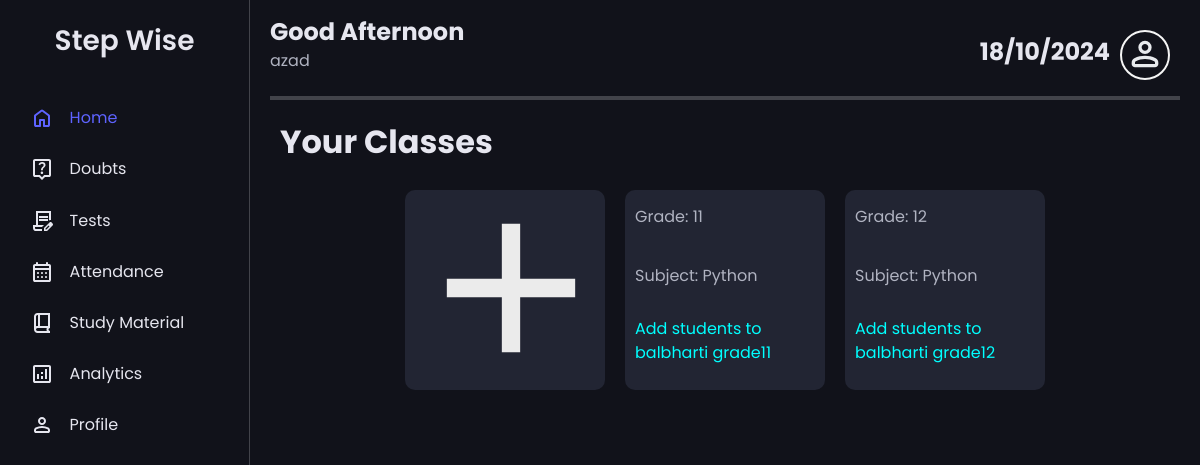
Before: /users/teacher_dashboard/ (signed in) with the older database file.
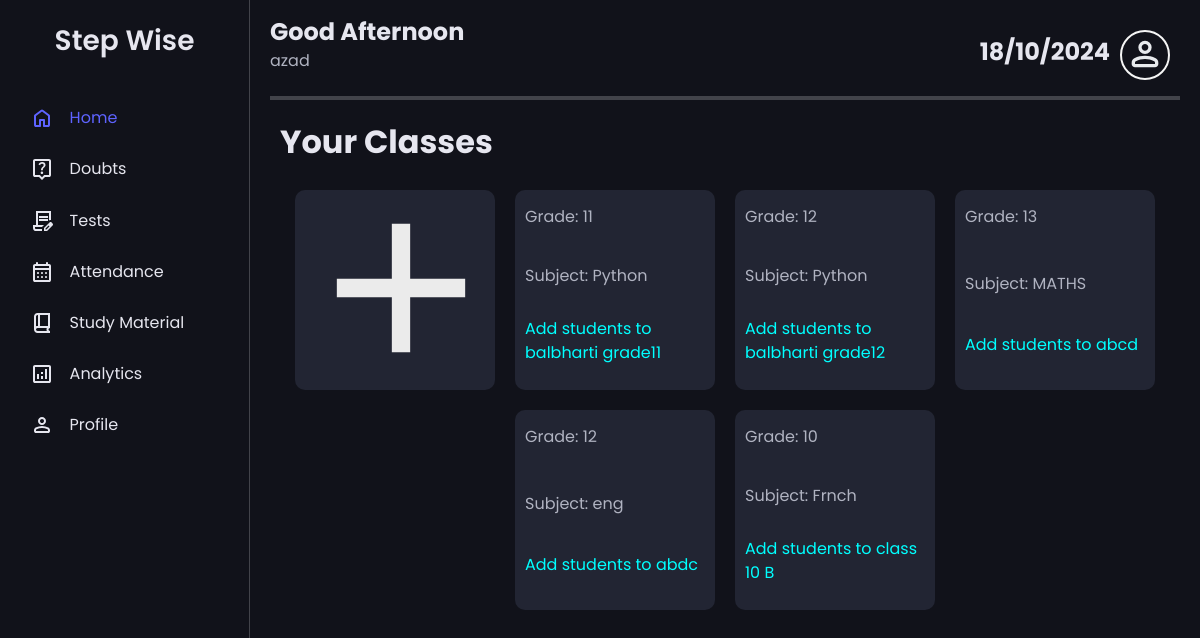
After: the same page with the newer database file.
### users/models.py (models this page shows, shortened)
class User(AbstractUser):
    is_teacher = models.BooleanField(default=False)
    is_student = models.BooleanField(default=False)
    groups = models.ManyToManyField('auth.Group', related_name='custom_user_groups', blank=True)
    user_permissions = models.ManyToManyField('auth.Permission', related_name='custom_user_permissions', blank=True)

class ClassGroup(models.Model):
    name = models.CharField(max_length=100)
    grade = models.CharField(max_length=50)
    subject = models.CharField(max_length=100)
    teacher = models.ForeignKey(TeacherProfile, on_delete=models.CASCADE, related_name='class_groups')
    students = models.ManyToManyField(StudentProfile, related_name='class_groups')
    safe_mode = models.BooleanField(default=True)
    password = models.CharField(max_length=100, blank=True, null=True)

### users/views.py (the view)
# urls.py: path('teacher_dashboard/', teacher_dashboard, name='teacher_dashboard'),
@login_required
def teacher_dashboard(request):
    if request.user.is_teacher:
        if not hasattr(request.user, 'teacherprofile'):
            TeacherProfile.objects.create(user=request.user)
        if request.method == 'POST':
            test_form = TestForm(request.POST)
            if test_form.is_valid():
                test_form.save()
                return redirect('teacher_dashboard')
            else:
                print("Form is not valid:", test_form.errors)
        else:
            test_form = TestForm()
        class_groups = request.user.teacherprofile.class_groups.all()
        tests = Test.objects.all()
        return render(request, 'teacher_dashboard.html', {
            'test_form': test_form,
            'tests': tests,
            'class_groups': class_groups
        })
    else:
        return redirect('home')

### users/templates/teacher_dashboard.html (shortened to what this page needs)
<!DOCTYPE html>
<html lang="en">
<head>
    {% load static %}
    <link rel="stylesheet" href="{% static 'css/teacher.css' %}">
</head>
<body>
    <nav id="sidebar">
        <ul>
            <li>
                <span class="logo">Step Wise</span>
            </li>
            <li class="active">
                <a href="home.html">
                    <span class="home">Home</span>
                </a>
            </li>
            <li>
                <a href="doubts.html">
                    <span class="create">Doubts</span>
                </a>
            </li>
            <li>
                <a href="#">
                    <span class="create">Tests</span>
                </a>
            </li>
            <li>
                <a href="#">
                    <span class="calendar">Attendance</span>
                </a>
            </li>
            <li>
                <a href="#">
                    <span class="calendar">Study Material</span>
                </a>
            </li>
            <li>
                <a href="#">
                    <span class="calendar">Analytics</span>
                </a>
            </li>
            <li>
                <a href="#">
                    <span class="profile">Profile</span>
                </a>
            </li>
        </ul>
    </nav>
    <main>
        <div id="greetings">
            <h2>Good Afternoon</h2>
            <p>{{ user.username }}</p>
            <h2 id="date">18/10/2024</h2>
            <button  id="profile">
            </button>
        </div>
        <h1 id="urcls">Your Classes</h1>
        <div class="box">
            <div style="border-radius: 10px;background-color: var(--hover-clr);box-sizing: border-box;display: grid;height: 200px;width: 200px;margin: 10px;padding: 10px;" class="create">
                <a href="{% url 'create_class' %}">
                    <svg  xmlns="http://www.w3.org/2000/svg" height="24px" viewBox="0 -960 960 960" width="24px" fill="hsla(0,0%,92%,1)"><path d="M440-440H200v-80h240v-240h80v240h240v80H520v240h-80v-240Z"/></svg>
                </a>
            </div>
            {% for class_group in class_groups %}
            <div class="cls">
                <p>Grade: {{ class_group.grade }}</p>
                <p>Subject: {{ class_group.subject }}</p>
                <a style="text-decoration: none; color: aqua;" href="{% url 'generate_student_account' class_group.id %}">Add students to {{ class_group.name }}</a>
            </div>
            {% empty %}
            <p>No classes available.</p>
            {% endfor %}
        </div>
    </main>
</body>
</html>

### static/css/teacher.css (style rules this page uses)
:root { --base-clr: #11121a; --line-clr: #42434a; --hover-clr: #222533; --text-clr: #e6e6ef; --accent-clr: #5e63ff; --secondary-text-clr: #b0b3c1; }
* { margin: 0; padding: 0; }
html { font-family: Poppins, 'Segoe UI', Tahoma, Geneva, Verdana, sans-serif; line-height: 1.5rem; }
body { min-height: 100vh; min-width: 100dvh; background-color: var(--base-clr); color: var(--text-clr); display: grid; grid-template-columns: auto 1fr; }
main { padding: min(30px, 7%); padding: 20px; display: grid; grid-template-areas: "header" "urcls" "classes"; grid-template-rows: 100px 60px 1fr; }
#greetings { grid-template-areas: header; border-bottom: var(--line-clr) solid 4px; margin-bottom: 20px; }
main h2#date { position: absolute; top: 40px; right: 90px; font-size: 24px; }
main svg { height: 40px; width: 40px; }
main button { position: absolute; top: 30px; right: 30px; height: 50px; width: 50px; border-style: solid; border-radius: 50px; border-color: whitesmoke; background-color: transparent; cursor: pointer; transition: 300ms ease; }
main p { color: var(--secondary-text-clr); margin-top: 5px; margin-bottom: 15px; }
#sidebar { box-sizing: border-box; width: 250px; height: 100vh; padding: 5px 1em; background-color: var(--base-clr); border-right: 1px solid var(--line-clr); position: sticky; top: 0; align-self: flex-start; }
#sidebar ul { list-style: none; }
#sidebar a , #sidebar .logo { border-radius: .5em; padding: .85em; text-decoration: none; color: var(--text-clr); display: flex; align-items: center; gap: 1em; transition: 300ms ease; }
#sidebar svg { flex-shrink: 0; fill: var(--text-clr); }
#sidebar a span { flex-grow: 1; }
.box { display: flex; flex-direction: row; flex-wrap: wrap; overflow-y: auto; justify-content: center; align-content: flex-start; grid-template-areas: classes; width: 100%; }
#urcls { grid-template-areas: urcls; display: grid; margin: 10px; }
.cls { border-radius: 10px; background-color: var(--hover-clr); box-sizing: border-box; display: grid; height: 200px; width: 200px; margin: 10px; padding: 10px; }

Changed rows visible on the page:
added ClassGroup: grade "13", subject "MATHS", name "abcd"
added ClassGroup: grade "12", subject "eng", name "abdc"
added ClassGroup: grade "10", subject "Frnch", name "class 10 B"
